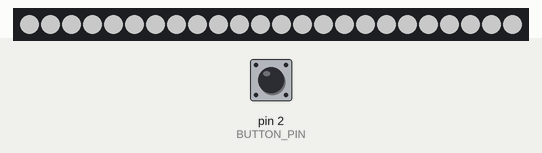
A sketch run on a simulated Arduino Uno, built with avr-gcc and run on an emulated ATmega328P. On the bench: 24 RGB LEDs in strip order, left to right. The inputs (shaded band) are chosen by the test bench; at power-on: pin 2 (BUTTON_PIN) HIGH. Dim RGB values are drawn brighter than linear.

Above: at 1.2 s.
1.3 s: pin 2 (BUTTON_PIN) pulled LOW for 0.15 s
At 2.5 s:
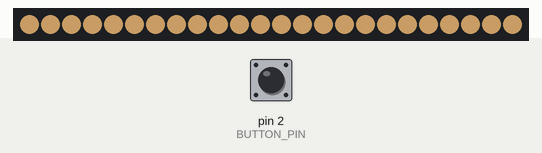
2.9 s: pin 2 (BUTTON_PIN) pulled LOW for 1 s
At 3.8 s:
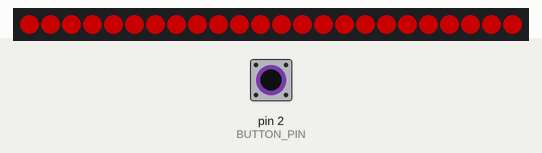
5.4 s: pin 2 (BUTTON_PIN) pulled LOW for 0.15 s
At 5.8 s:
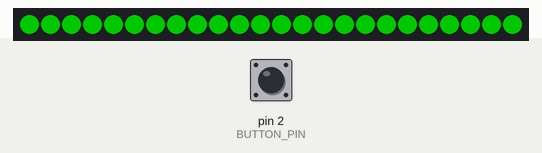
7.0 s: pin 2 (BUTTON_PIN) pulled LOW for 3.2 s
At 8.2 s:
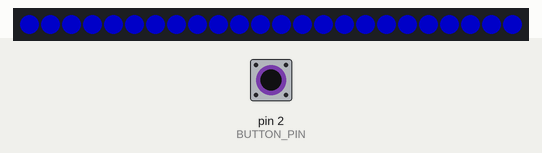
11.7 s: pin 2 (BUTTON_PIN) pulled LOW for 0.15 s
At 12.9 s:
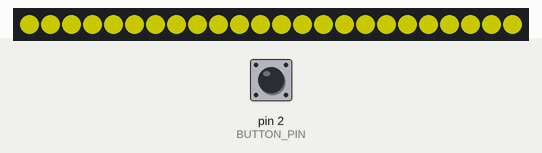
13.3 s: pin 2 (BUTTON_PIN) pulled LOW for 1 s
At 14.2 s:
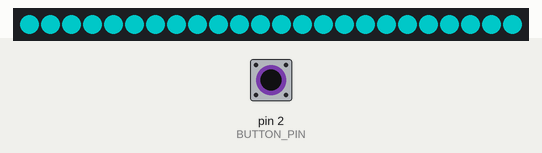
Timing chart, 0 to 16.3 s (numbered marks = the images above; inputs shaded):
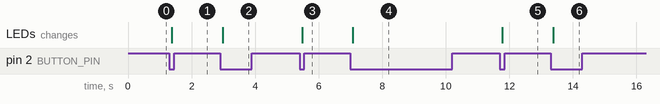

The sketch:

trinketringlight.ino
```cpp
#include <Adafruit_NeoPixel.h>

#define N_PIXELS  24  // Number of pixels you are using
#define LED_PIN    0  // NeoPixel LED strand is connected to GPIO #0 / D0
#define BUTTON_PIN 2  // Mode change button is connected to GPIO #1

Adafruit_NeoPixel  strip = Adafruit_NeoPixel(N_PIXELS, LED_PIN, NEO_GRB + NEO_KHZ800);

int stripMode = 0;
const int MAXSTRIPMODE = 8;
uint32_t colormodes[MAXSTRIPMODE] = {
  Adafruit_NeoPixel::Color(255, 255, 255), // white
  Adafruit_NeoPixel::Color(255, 200, 128), //warm white
  Adafruit_NeoPixel::Color(255, 0,   0),   // red
  Adafruit_NeoPixel::Color(0,   255, 0),   // green
  Adafruit_NeoPixel::Color(0,   0,   255), // blue
  Adafruit_NeoPixel::Color(255, 255, 0),   // yellow
  Adafruit_NeoPixel::Color(0,   255, 255), // cyan
  Adafruit_NeoPixel::Color(255, 0,   255)}; // magenta

bool changeColor = false;    // Whether we want to change the color
int buttonState;             // the current reading from the input pin
int lastButtonState = HIGH;  // the previous reading from the input pin (pulled up by default)

// the following variables are unsigned longs because the time, measured in
// milliseconds, will quickly become a bigger number than can be stored in an int.
unsigned long lastDebounceTime = 0;  // the last time the output pin was toggled
unsigned long debounceDelay = 50;    // the debounce time; increase if the output flickers


void setup() {

  pinMode(BUTTON_PIN, INPUT_PULLUP); // Save money, use the resistors we have!
  strip.begin();

  // We only have so much amperage, limit brightness to 100
  strip.setBrightness(100);                // Set LED brightness 0-255
  colorWipe(strip.Color(255, 255, 255),0); // fill the strip with all white
  strip.show();                            // Update strip
}

void loop() {
  // read the state of the button into a local variable:
  int buttonVal = digitalRead(BUTTON_PIN);

  // check to see if you just pressed the button
  // (i.e. the input went from LOW to HIGH), and you've waited long enough
  // since the last press to ignore any noise:

  // If the switch changed, due to noise or pressing:
  if (buttonVal != lastButtonState) {
    // reset the debouncing timer
    lastDebounceTime = millis();
  }

  if ((millis() - lastDebounceTime) > debounceDelay) {
    // whatever the buttonVal is at, it's been there for longer than the debounce
    // delay, so take it as the actual current state:

    // if the button state has changed:
    if (buttonVal != buttonState) {
      buttonState = buttonVal;

      // only toggle the LED if the new button state is HIGH
      if (buttonState == LOW) {
        changeColor = true;
      }
    }
  }

  if (changeColor) // Button pressed
  {
    // increment display color
    stripMode++;
    if (stripMode == MAXSTRIPMODE)
    {
      stripMode=0;
    }
    colorWipe(colormodes[stripMode],0);
    changeColor = false;
  }

  lastButtonState = buttonVal;
}
// Fill the dots one after the other with a color
void colorWipe(uint32_t c, uint8_t wait) {
  for(uint16_t i=0; i<strip.numPixels(); i++) {
      strip.setPixelColor(i, c);
      strip.show();
  }
}
```

Measured:
- after the input at 1.3 s, the LEDs: change after 0.08 s (image 1)
- after the input at 2.9 s, the LEDs: change after 0.08 s (image 2)
- after the input at 5.4 s, the LEDs: change after 0.08 s (image 3)
- after the input at 7.0 s, the LEDs: change after 0.08 s (image 4)
- after the input at 11.7 s, the LEDs: change after 0.08 s (image 5)
- after the input at 13.3 s, the LEDs: change after 0.08 s (image 6)
